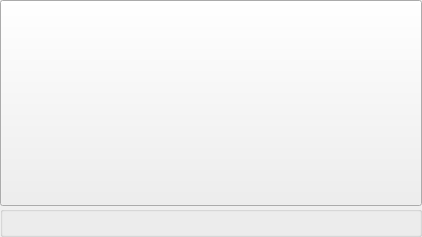
<?xml version="1.0" encoding="UTF-8"?>
<ui version="4.0">
 <class>MainWindow</class>
 <widget class="QMainWindow" name="MainWindow">
  <property name="geometry">
   <rect>
    <x>0</x>
    <y>0</y>
    <width>422</width>
    <height>237</height>
   </rect>
  </property>
  <property name="windowTitle">
   <string>MainWindow</string>
  </property>
  <widget class="QWidget" name="centralwidget">
   <layout class="QVBoxLayout" name="verticalLayout">
    <property name="spacing">
     <number>0</number>
    </property>
    <property name="margin">
     <number>0</number>
    </property>
    <item>
     <widget class="QPushButton" name="button_preview">
      <property name="sizePolicy">
       <sizepolicy hsizetype="Preferred" vsizetype="Preferred">
        <horstretch>0</horstretch>
        <verstretch>0</verstretch>
       </sizepolicy>
      </property>
      <property name="text">
       <string/>
      </property>
     </widget>
    </item>
    <item>
     <widget class="QGroupBox" name="groupBox_control">
      <property name="sizePolicy">
       <sizepolicy hsizetype="Preferred" vsizetype="Fixed">
        <horstretch>0</horstretch>
        <verstretch>0</verstretch>
       </sizepolicy>
      </property>
      <layout class="QHBoxLayout" name="horizontalLayout">
       <property name="spacing">
        <number>10</number>
       </property>
       <property name="margin">
        <number>0</number>
       </property>
       <item>
        <spacer name="horizontalSpacer">
         <property name="orientation">
          <enum>Qt::Horizontal</enum>
         </property>
         <property name="sizeHint" stdset="0">
          <size>
           <width>40</width>
           <height>20</height>
          </size>
         </property>
        </spacer>
       </item>
       <item>
        <layout class="QHBoxLayout" name="horizontalLayout_control">
         <property name="spacing">
          <number>10</number>
         </property>
        </layout>
       </item>
       <item>
        <spacer name="horizontalSpacer_2">
         <property name="orientation">
          <enum>Qt::Horizontal</enum>
         </property>
         <property name="sizeHint" stdset="0">
          <size>
           <width>40</width>
           <height>20</height>
          </size>
         </property>
        </spacer>
       </item>
      </layout>
     </widget>
    </item>
   </layout>
  </widget>
 </widget>
 <resources/>
 <connections/>
</ui>
